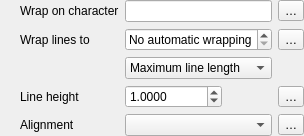
                         <widget class="QFrame" name="mMultiLinesFrame">
                          <property name="frameShape">
                           <enum>QFrame::Shape::NoFrame</enum>
                          </property>
                          <property name="frameShadow">
                           <enum>QFrame::Shadow::Raised</enum>
                          </property>
                          <layout class="QGridLayout" name="gridLayout_28">
                           <property name="leftMargin">
                            <number>20</number>
                           </property>
                           <property name="topMargin">
                            <number>0</number>
                           </property>
                           <property name="rightMargin">
                            <number>0</number>
                           </property>
                           <property name="bottomMargin">
                            <number>0</number>
                           </property>
                           <item row="3" column="3">
                            <widget class="QgsPropertyOverrideButton" name="mFontLineHeightDDBtn">
                             <property name="text">
                              <string>…</string>
                             </property>
                            </widget>
                           </item>
                           <item row="4" column="3">
                            <widget class="QgsPropertyOverrideButton" name="mFontMultiLineAlignDDBtn">
                             <property name="text">
                              <string>…</string>
                             </property>
                            </widget>
                           </item>
                           <item row="1" column="0">
                            <widget class="QLabel" name="mLabelWrapLinesTo">
                             <property name="text">
                              <string>Wrap lines to</string>
                             </property>
                            </widget>
                           </item>
                           <item row="3" column="2">
                            <widget class="QgsUnitSelectionWidget" name="mLineHeightUnitWidget" native="true">
                             <property name="focusPolicy">
                              <enum>Qt::FocusPolicy::StrongFocus</enum>
                             </property>
                            </widget>
                           </item>
                           <item row="0" column="0">
                            <widget class="QLabel" name="mLabelWrapOnCharacter">
                             <property name="sizePolicy">
                              <sizepolicy hsizetype="Maximum" vsizetype="Preferred">
                               <horstretch>0</horstretch>
                               <verstretch>0</verstretch>
                              </sizepolicy>
                             </property>
                             <property name="text">
                              <string>Wrap on character</string>
                             </property>
                            </widget>
                           </item>
                           <item row="1" column="1" colspan="2">
                            <widget class="QgsSpinBox" name="mAutoWrapLengthSpinBox">
                             <property name="enabled">
                              <bool>true</bool>
                             </property>
                             <property name="toolTip">
                              <string>If set, label text will automatically be wrapped to match the specified number of characters per line (if possible)</string>
                             </property>
                             <property name="specialValueText">
                              <string>No automatic wrapping</string>
                             </property>
                             <property name="suffix">
                              <string> characters</string>
                             </property>
                             <property name="maximum">
                              <number>999</number>
                             </property>
                            </widget>
                           </item>
                           <item row="0" column="1" colspan="2">
                            <widget class="QLineEdit" name="wrapCharacterEdit">
                             <property name="minimumSize">
                              <size>
                               <width>0</width>
                               <height>0</height>
                              </size>
                             </property>
                            </widget>
                           </item>
                           <item row="3" column="1">
                            <widget class="QgsDoubleSpinBox" name="mFontLineHeightSpinBox">
                             <property name="enabled">
                              <bool>true</bool>
                             </property>
                             <property name="minimumSize">
                              <size>
                               <width>0</width>
                               <height>0</height>
                              </size>
                             </property>
                             <property name="toolTip">
                              <string>Line height spacing for multi-line text</string>
                             </property>
                             <property name="suffix">
                              <string/>
                             </property>
                             <property name="decimals">
                              <number>4</number>
                             </property>
                             <property name="minimum">
                              <double>0.000000000000000</double>
                             </property>
                             <property name="maximum">
                              <double>999999999.000000000000000</double>
                             </property>
                             <property name="singleStep">
                              <double>1.000000000000000</double>
                             </property>
                             <property name="value">
                              <double>1.000000000000000</double>
                             </property>
                            </widget>
                           </item>
                           <item row="0" column="3">
                            <widget class="QgsPropertyOverrideButton" name="mWrapCharDDBtn">
                             <property name="text">
                              <string>…</string>
                             </property>
                            </widget>
                           </item>
                           <item row="4" column="0">
                            <widget class="QLabel" name="mFontMultiLineLabel">
                             <property name="sizePolicy">
                              <sizepolicy hsizetype="Maximum" vsizetype="Preferred">
                               <horstretch>0</horstretch>
                               <verstretch>0</verstretch>
                              </sizepolicy>
                             </property>
                             <property name="text">
                              <string>Alignment</string>
                             </property>
                            </widget>
                           </item>
                           <item row="2" column="1" colspan="2">
                            <widget class="QComboBox" name="mAutoWrapTypeComboBox">
                             <property name="toolTip">
                              <string>Controls whether lines are automatically wrapped using the maximum number of characters in a line, or the minimum</string>
                             </property>
                             <item>
                              <property name="text">
                               <string>Maximum line length</string>
                              </property>
                             </item>
                             <item>
                              <property name="text">
                               <string>Minimum line length</string>
                              </property>
                             </item>
                            </widget>
                           </item>
                           <item row="1" column="3">
                            <widget class="QgsPropertyOverrideButton" name="mAutoWrapLengthDDBtn">
                             <property name="text">
                              <string>…</string>
                             </property>
                            </widget>
                           </item>
                           <item row="3" column="0">
                            <widget class="QLabel" name="mFontLineHeightLabel">
                             <property name="sizePolicy">
                              <sizepolicy hsizetype="Maximum" vsizetype="Preferred">
                               <horstretch>0</horstretch>
                               <verstretch>0</verstretch>
                              </sizepolicy>
                             </property>
                             <property name="text">
                              <string>Line height</string>
                             </property>
                            </widget>
                           </item>
                           <item row="4" column="1" colspan="2">
                            <widget class="QComboBox" name="mFontMultiLineAlignComboBox">
                             <property name="enabled">
                              <bool>true</bool>
                             </property>
                             <property name="toolTip">
                              <string>Paragraph style alignment of multi-line text</string>
                             </property>
                             <property name="layoutDirection">
                              <enum>Qt::LayoutDirection::LeftToRight</enum>
                             </property>
                            </widget>
                           </item>
                          </layout>
                         </widget>
